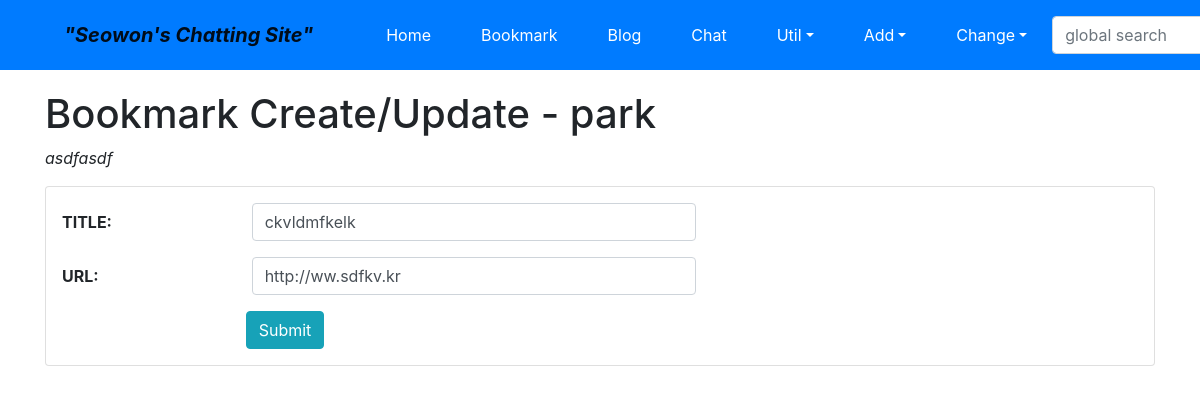
The page /bookmark/13/update/ (signed in) on the database its author committed.
### bookmark/models.py (models this page shows, shortened)
class Bookmark(models.Model):
	title = models.CharField('TITLE', max_length=100, blank=True)
	url = models.URLField('URL', unique=False)
	owner = models.ForeignKey(User, on_delete=models.CASCADE, blank=True, null=True)

### bookmark/views.py (the view)
# urls.py: path('<int:pk>/update/', views.BookmarkUpdateView.as_view(), name="update",),
class BookmarkUpdateView(OwnerOnlyMixin, UpdateView):
	model= Bookmark
	fields=['title', 'url']
	success_url = reverse_lazy('bookmark:index')

### mysite/views.py (called while the page is built)
	def dispatch(self, request, *args, **kwargs):
		obj=dispatch=self.get_object()
		if request.user != obj.owner:
			return self.handle_no_permission()
		return super().dispatch(request,*args, **kwargs)

### bookmark/templates/bookmark/bookmark_form.html (shortened to what this page needs)
{% extends "base.html" %}
{% load widget_tweaks %}
{% block content %}
<h1>Bookmark Create/Update - {{user}}</h1>
<p class="font-italic">asdfasdf</p>
<form action="." method="post" class="card pt-3">{% csrf_token %}
	<div class="form-group row">
		{{ form.title|add_label_class:"col-form-label col-sm-2 ml-3 font-weight-bold" }}
		<div class="col-sm-5">
			{{ form.title|add_class:"form-control"|attr:"autofocus" }}
		</div>
	</div>
	<div class="form-group row">
		{{ form.url|add_label_class:"col-form-label col-sm-2 ml-3 font-weight-bold" }}
		<div class="col-sm-5">
			{{ form.url|add_class:"form-control" }}
		</div>
	</div>
	<div class="form-group">
		<div class="offset-sm-2 col-sm-5">
			<input type="submit" value="Submit" class="btn btn-info"/>
		</div>
	</div>
</form>
{% endblock %}

### rows shown on the page
Bookmark: title|add_label_class "TITLE:", title "ckvldmfkelk", url|add_label_class "URL:", url "http://ww.sdfkv.kr"

### other values the page prints
{{ user }} "park"
